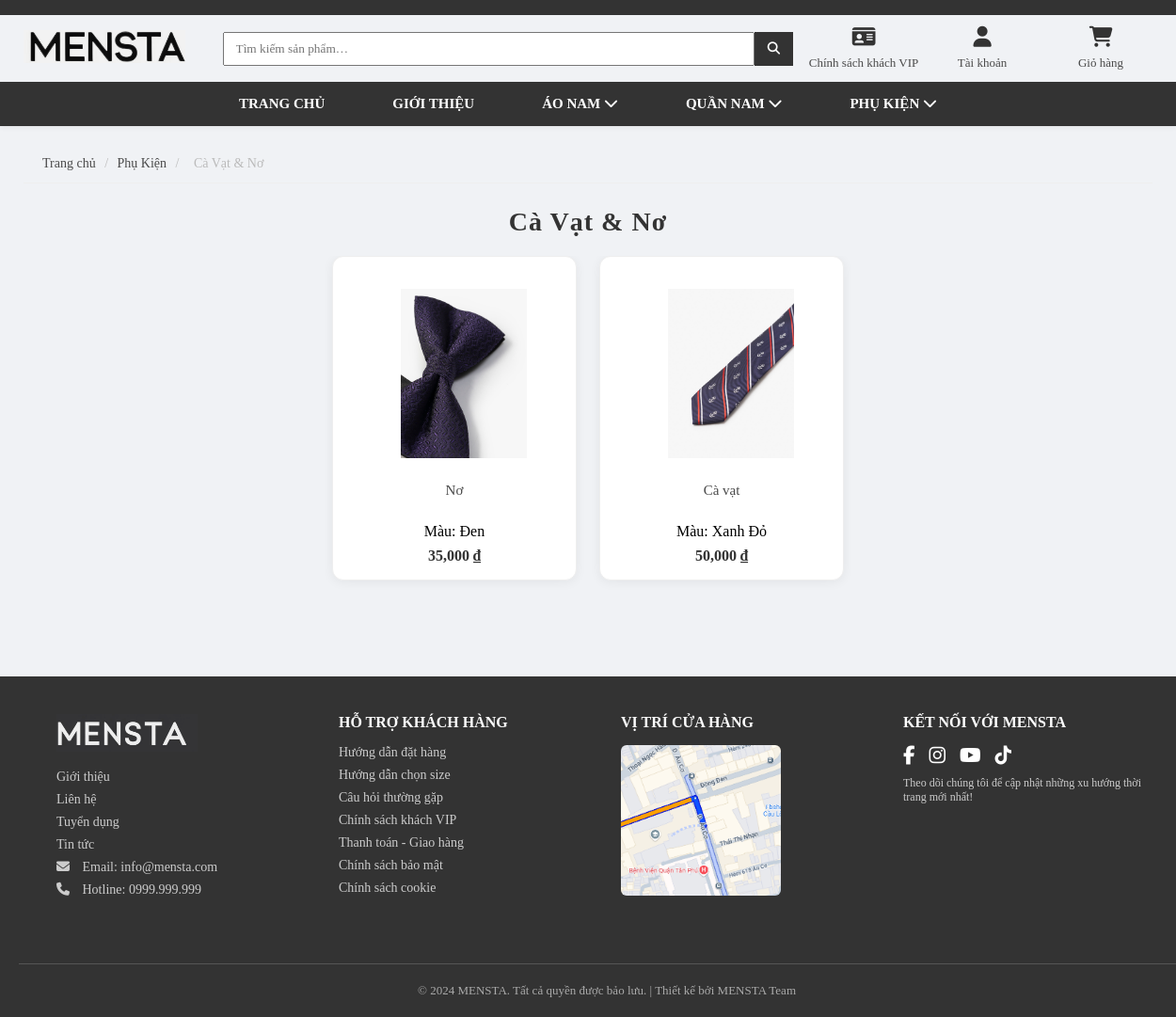
/view/accessory.php?loai_pk=L011, run on the app's committed database.
### tables this page shows
CREATE TABLE `loaisanpham` (
  `MALOAI` varchar(10) NOT NULL,
  `TENLOAI` varchar(100) DEFAULT NULL,
  `MADM` varchar(10) DEFAULT NULL,
  `THUTU` int(11) NOT NULL DEFAULT 0
);

CREATE TABLE `sanpham` (
  `ID` int(11) NOT NULL,
  `MASP` varchar(10) NOT NULL,
  `TENSP` varchar(100) DEFAULT NULL,
  `MAUSAC` varchar(20) DEFAULT NULL,
  `KICHTHUOC` varchar(50) DEFAULT NULL,
  `GIA` int(11) DEFAULT NULL,
  `MOTA` varchar(500) DEFAULT NULL,
  `HINHANH` varchar(255) DEFAULT NULL,
  `MADM` varchar(10) NOT NULL,
  `hot` tinyint(1) DEFAULT 0,
  `news` tinyint(1) DEFAULT 0,
  `outsale` tinyint(1) DEFAULT 0,
  `SOLUONG` int(11) DEFAULT 0,
  `GROUPSP` varchar(10) DEFAULT NULL,
  `is_main` tinyint(1) DEFAULT 0,
  `MALOAI` varchar(10) DEFAULT NULL,
  `IS_DELETED` tinyint(1) DEFAULT 0 COMMENT 'Trạng thái xóa mềm: 0=Hiển thị, 1=Đã ẩn'
);

### view/accessory.php (the view, shortened to what this page needs)
<?php
$db   = new database();
$conn = $db->getConnection();
$currentPk = $_GET['loai_pk'] ?? '';
$stmt = $conn->prepare("
  SELECT l.MALOAI, l.TENLOAI
  FROM loaisanpham l
  JOIN danhmuc d ON l.MADM = d.MADM
  WHERE d.TENDM = 'PHỤ KIỆN'
  ORDER BY l.TENLOAI
");
$stmt->execute();
$pkTypes = $stmt->fetchAll(PDO::FETCH_ASSOC);
$ten_loai = null;
foreach ($pkTypes as $t) {
    if ($t['MALOAI'] === $currentPk) {
        $ten_loai = $t['TENLOAI'];
        break;
    }
}
$page_title = $ten_loai ?: 'PHỤ KIỆN';
if ($currentPk && $ten_loai) {
    $stmt = $conn->prepare("
      SELECT s.*, gs.gia_khuyenmai, gs.giam_phantram
      FROM sanpham s
      LEFT JOIN (
        SELECT sv.GROUPSP,
               MAX(CASE WHEN NOW() BETWEEN ctkm.NGAYBATDAU AND ctkm.NGAYKETTHUC AND ct.gia_khuyenmai > 0 THEN ct.gia_khuyenmai ELSE 0 END) AS gia_khuyenmai,
               MAX(CASE WHEN NOW() BETWEEN ctkm.NGAYBATDAU AND ctkm.NGAYKETTHUC AND ct.giam_phantram > 0 THEN ct.giam_phantram ELSE 0 END) AS giam_phantram
        FROM sanpham sv
        JOIN chitietctkm ct ON ct.MASP = sv.MASP
        JOIN chuongtrinhkhuyenmai ctkm ON ct.MACTKM = ctkm.MACTKM
        WHERE sv.IS_DELETED = 0
        GROUP BY sv.GROUPSP
      ) gs ON gs.GROUPSP = s.GROUPSP
      WHERE s.MALOAI = :maloai
        AND s.is_main = 1
        AND s.IS_DELETED = 0
      ORDER BY s.ID DESC
    ");
    $stmt->execute([':maloai' => $currentPk]);
}
$mainProducts = $stmt->fetchAll(PDO::FETCH_ASSOC);
$seen = [];
$products = [];
foreach ($mainProducts as $sp) {
    if (!isset($seen[$sp['TENSP']])) {
        $products[]       = $sp;
        $seen[$sp['TENSP']] = true;
    }
}
?>
<!DOCTYPE html>
<html lang="vi">
<head>
  <link rel="stylesheet" href="/web_3/view/css/style.css">
  <link rel="stylesheet" href="/web_3/view/css/product.css">
  <link rel="stylesheet" href="https://cdnjs.cloudflare.com/ajax/libs/font-awesome/6.5.0/css/all.min.css" />
</head>
<body>
  <?php include __DIR__ . '/upload/header.php'; ?>
  <main class="main-content">
    <div class="breadcrumb">
      <a href="/web_3/index.php">Trang chủ</a>
      <span> / </span>
      <a href="/web_3/view/accessory.php">Phụ Kiện</a>
      <?php if ($ten_loai): ?>
        <span> / </span>
        <span><?= htmlspecialchars($ten_loai) ?></span>
      <?php endif; ?>
    </div>
    <h1 class="page-title"><?= htmlspecialchars($page_title) ?></h1>
    <div class="product-grid">
      <?php if (empty($products)): ?>
        <p>Không có sản phẩm nào.</p>
      <?php else: ?>
        <?php foreach ($products as $sp): ?>
          <div class="product-card" onclick="location.href='/web_3/view/product_detail.php?masp=<?= urlencode($sp['MASP']) ?>'">
            <img src="/web_3/view/uploads/<?= htmlspecialchars($sp['HINHANH']) ?>" alt="<?= htmlspecialchars($sp['TENSP']) ?>" />
            <div class="product-title"><?= htmlspecialchars($sp['TENSP']) ?></div>
            <div class="product-meta">Màu: <?= htmlspecialchars($sp['MAUSAC']) ?></div>
            <div class="price">
              <?php if ($sp['gia_khuyenmai'] || $sp['giam_phantram']): ?>
                <span class="old-price"><?= number_format($sp['GIA']) ?> ₫</span>
                <span class="sale-price"><?php
                  echo $sp['gia_khuyenmai']
                    ? number_format($sp['gia_khuyenmai']) . ' ₫'
                    : number_format($sp['GIA'] * (1 - $sp['giam_phantram']/100)) . ' ₫';
                ?></span>
              <?php else: ?>
                <?= number_format($sp['GIA']) ?> ₫
              <?php endif; ?>
            </div>
          </div>
        <?php endforeach; ?>
      <?php endif; ?>
    </div>
  </main>
  <?php include __DIR__ . '/upload/footer.php'; ?>
</body>
</html>

### view/css/style.css (style rules this page uses)
* { font-family: "Times New Roman", Times, serif; }
body { font-size: 16px; zoom: 1; }
.container, .main-content { max-width: 1200px; margin: 0 auto; padding: 20px; }
:root { --primary-color: #333; --secondary-color: #fff; --background-color: #f0f2f5; --text-color: #4a4a4a; --border-color: #eee; }
.product-grid { text-align: center; font-size: 0; overflow: hidden; }
.product-card { display: inline-block; width: calc(25% - 20px); margin: 10px; vertical-align: top; background: var(--secondary-color); border: 1px solid var(--border-color); border-radius: 8px; overflow: hidden; text-align: center; padding-bottom: 15px; box-shadow: 0 2px 10px rgba(0, 0, 0, 0.05); transition: transform 0.2s, box-shadow 0.2s; position: relative; font-size: 16px; }
.product-card img { width: 100%; height: 180px; object-fit: contain; padding: 10px; transition: transform 0.3s ease; }
.product-title { font-size: 15px; color: var(--text-color); margin: 10px 10px 5px 10px; min-height: 40px; display: -webkit-box; -webkit-line-clamp: 2; -webkit-box-orient: vertical; overflow: hidden; text-overflow: ellipsis; line-height: 1.4; }
.price { font-size: 16px; margin-top: 8px; font-weight: bold; color: var(--primary-color); }
.breadcrumb { background: var(--background-color); padding: 12px 20px; font-size: 14px; color: #888; max-width: 1200px; margin: 0 auto; border-bottom: 1px solid var(--border-color); }
.breadcrumb a { color: var(--text-color); text-decoration: none; }
.breadcrumb span { margin: 0 6px; color: #bbb; }
.page-title { font-size: 28px; font-weight: bold; margin: 25px auto 20px auto; letter-spacing: 1px; text-align: center; color: var(--primary-color); max-width: 1200px; }
.product-card { display: inline-block; width: calc(20% - 12 px); margin: 6px; vertical-align: top; background: var(--secondary-color); border: 1px solid var(--border-color); border-radius: 8px; overflow: hidden; text-align: center; padding-bottom: 15px; box-shadow: 0 2px 10px rgba(0, 0, 0, 0.05); transition: transform 0.2s, box-shadow 0.2s; position: relative; font-size: 16px; }
.product-title { font-size: 15px; color: var(--text-color); margin: 10px 10px 5px 10px; min-height: 40px; display: -webkit-box; -webkit-box-orient: vertical; overflow: hidden; text-overflow: ellipsis; line-height: 1.4; }

### view/css/product.css (style rules this page uses)
.breadcrumb { background: var(--background-color); padding: 12px 20px; font-size: 14px; color: #888; max-width: 1200px; margin: 0 auto; border-bottom: 1px solid var(--border-color); }
.breadcrumb a { color: var(--text-color); text-decoration: none; }
.breadcrumb span { margin: 0 6px; color: #bbb; }
.page-title { font-size: 28px; font-weight: bold; margin: 25px auto 20px auto; letter-spacing: 1px; text-align: center; color: var(--primary-color); max-width: 1200px; }
.product-card { display: inline-block; vertical-align: top; width: 260px; margin: 0 12px 32px 12px; background: #fff; border-radius: 12px; box-shadow: 0 2px 12px rgba(0, 0, 0, 0.06); font-size: 16px; box-sizing: border-box; padding: 24px 12px 16px 12px; transition: box-shadow 0.2s; }

### view/css/header.css (style rules this page uses)
:root { --primary-color: #333; --secondary-color: #fff; --background-color: #f0f2f5; --text-color: #4a4a4a; --border-color: #eee; }
body { margin: 0; padding: 0; background: var(--background-color); }

### data on the page
loaisanpham: TENLOAI "Cà Vạt & Nơ"
sanpham: HINHANH (picture), TENSP "Nơ", MAUSAC "Đen", GIA "35,000"
sanpham: HINHANH (picture), TENSP "Cà vạt", MAUSAC "Xanh Đỏ", GIA "50,000"
